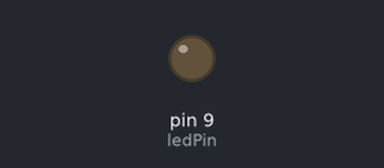
Bench run of a sketch on a simulated Arduino Uno, built with avr-gcc and run on an emulated ATmega328P. On the bench: output pins drawn as LEDs (lit = HIGH).

Above: at 0.05 s.
At 5.75 s:
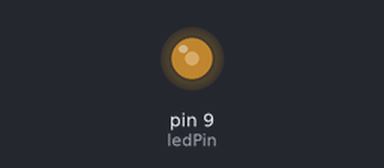
At 11.55 s:
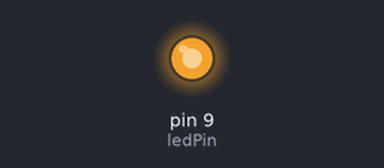
At 23.15 s:
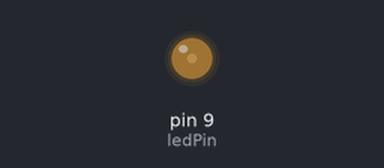
Timing chart, 0 to 33.3 s (numbered marks = the images above):
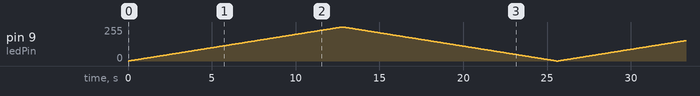

The sketch:

Ejercicio1-practica1.ino
```cpp
const int ledPin = 9;

void setup() {
  pinMode(ledPin, OUTPUT); // Configura el pin como salida
}

void loop() {

  // brillar

  for (int brillo = 0; brillo <= 255; brillo++){
      analogWrite(ledPin, brillo);
      delay(50);
  }

// atenuar

  for (int brillo = 255; brillo >= 0; brillo--){
      analogWrite(ledPin, brillo);
      delay(50);
    }
}
```
